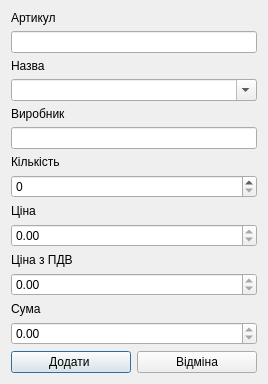
<?xml version="1.0" encoding="UTF-8"?>
<ui version="4.0">
 <class>AddPurchaseDialog</class>
 <widget class="QDialog" name="AddPurchaseDialog">
  <property name="geometry">
   <rect>
    <x>0</x>
    <y>0</y>
    <width>266</width>
    <height>374</height>
   </rect>
  </property>
  <property name="windowTitle">
   <string>Додавання товару</string>
  </property>
  <property name="windowIcon">
   <iconset resource="icons.qrc">
    <normaloff>:/icons/icons/add.ico</normaloff>:/icons/icons/add.ico</iconset>
  </property>
  <layout class="QGridLayout" name="gridLayout">
   <item row="0" column="0">
    <widget class="QLabel" name="codLabel">
     <property name="text">
      <string>Артикул</string>
     </property>
    </widget>
   </item>
   <item row="14" column="0">
    <layout class="QHBoxLayout" name="horizontalLayout">
     <item>
      <widget class="QPushButton" name="pushButton">
       <property name="minimumSize">
        <size>
         <width>120</width>
         <height>0</height>
        </size>
       </property>
       <property name="maximumSize">
        <size>
         <width>120</width>
         <height>16777215</height>
        </size>
       </property>
       <property name="text">
        <string>Додати </string>
       </property>
      </widget>
     </item>
     <item>
      <widget class="QPushButton" name="canselButton">
       <property name="minimumSize">
        <size>
         <width>120</width>
         <height>0</height>
        </size>
       </property>
       <property name="maximumSize">
        <size>
         <width>120</width>
         <height>16777215</height>
        </size>
       </property>
       <property name="text">
        <string>Відміна</string>
       </property>
      </widget>
     </item>
    </layout>
   </item>
   <item row="12" column="0">
    <widget class="QLabel" name="sumLabel">
     <property name="text">
      <string>Сума</string>
     </property>
    </widget>
   </item>
   <item row="11" column="0">
    <widget class="QDoubleSpinBox" name="pricePDVSpinBox">
     <property name="readOnly">
      <bool>true</bool>
     </property>
     <property name="maximum">
      <double>999999999.990000009536743</double>
     </property>
    </widget>
   </item>
   <item row="7" column="0">
    <widget class="QSpinBox" name="countSpin">
     <property name="readOnly">
      <bool>false</bool>
     </property>
     <property name="maximum">
      <number>999999999</number>
     </property>
    </widget>
   </item>
   <item row="5" column="0">
    <widget class="QLineEdit" name="providerEdit">
     <property name="readOnly">
      <bool>true</bool>
     </property>
    </widget>
   </item>
   <item row="10" column="0">
    <widget class="QLabel" name="priceLabel">
     <property name="text">
      <string>Ціна з ПДВ</string>
     </property>
    </widget>
   </item>
   <item row="2" column="0">
    <widget class="QLabel" name="nameLabel">
     <property name="text">
      <string>Назва </string>
     </property>
    </widget>
   </item>
   <item row="3" column="0">
    <widget class="QComboBox" name="nameBox">
     <property name="editable">
      <bool>true</bool>
     </property>
     <property name="insertPolicy">
      <enum>QComboBox::NoInsert</enum>
     </property>
    </widget>
   </item>
   <item row="1" column="0">
    <widget class="QLineEdit" name="codEdit">
     <property name="readOnly">
      <bool>true</bool>
     </property>
    </widget>
   </item>
   <item row="9" column="0">
    <widget class="QDoubleSpinBox" name="priceSpinBox">
     <property name="readOnly">
      <bool>true</bool>
     </property>
     <property name="maximum">
      <double>9999999999999.990234375000000</double>
     </property>
    </widget>
   </item>
   <item row="6" column="0">
    <widget class="QLabel" name="countLabel">
     <property name="text">
      <string>Кількість</string>
     </property>
    </widget>
   </item>
   <item row="4" column="0">
    <widget class="QLabel" name="providerLabel">
     <property name="text">
      <string>Виробник</string>
     </property>
    </widget>
   </item>
   <item row="13" column="0">
    <widget class="QDoubleSpinBox" name="sumSpin">
     <property name="readOnly">
      <bool>true</bool>
     </property>
     <property name="maximum">
      <double>9999999999.989999771118164</double>
     </property>
    </widget>
   </item>
   <item row="8" column="0">
    <widget class="QLabel" name="pricePDVLabel">
     <property name="text">
      <string>Ціна</string>
     </property>
    </widget>
   </item>
  </layout>
 </widget>
 <resources>
  <include location="icons.qrc"/>
 </resources>
 <connections/>
</ui>
